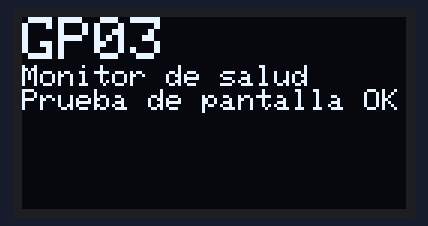
Bench run of a sketch on a simulated ESP32. Parts: 128×64 one-colour display.

Above: at 0.1 s.

The sketch:

oled_prueba.ino
```cpp
// Prueba F0 · Pantalla OLED I2C 128x64 (SSD1306, 0x3C). Si la pantalla es SH1106 y se ve
// corrida o con basura, hay que usar otra biblioteca.
#include <Adafruit_GFX.h>
#include <Adafruit_SSD1306.h>
#include <Wire.h>

Adafruit_SSD1306 oled(128, 64, &Wire, -1);

void setup() {
  Serial.begin(115200);
  Wire.begin(21, 22);
  Wire.setClock(100000);
  if (!oled.begin(SSD1306_SWITCHCAPVCC, 0x3C)) {
    Serial.println("OLED no encontrada (0x3C).");
    while (true) delay(1000);
  }
  oled.clearDisplay();
  oled.setTextColor(SSD1306_WHITE);
  oled.setTextSize(2);
  oled.setCursor(0, 0);
  oled.println("GP03");
  oled.setTextSize(1);
  oled.println("Monitor de salud");
  oled.println("Prueba de pantalla OK");
  oled.display();
}

void loop() {}
```
